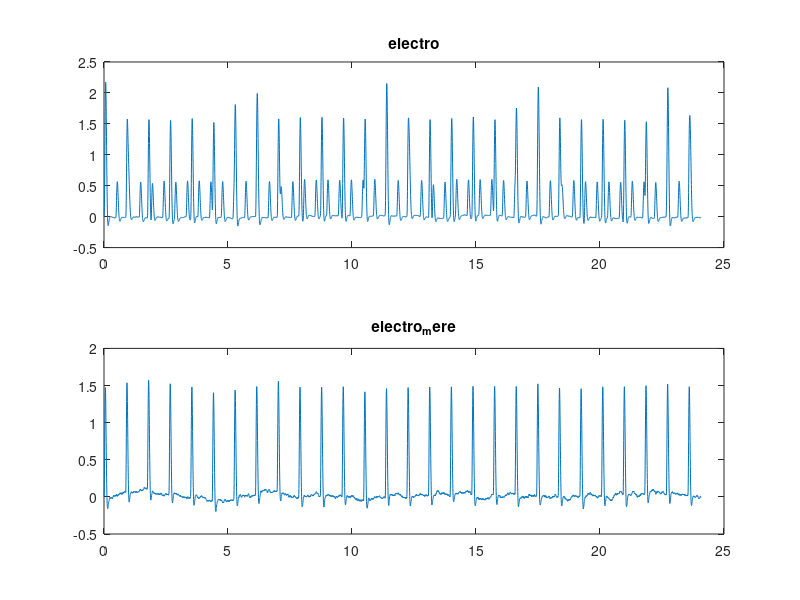
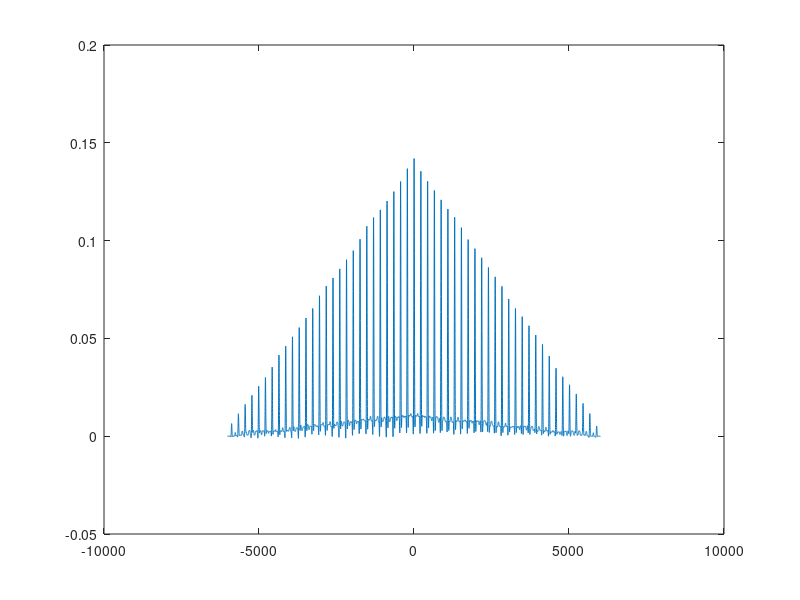
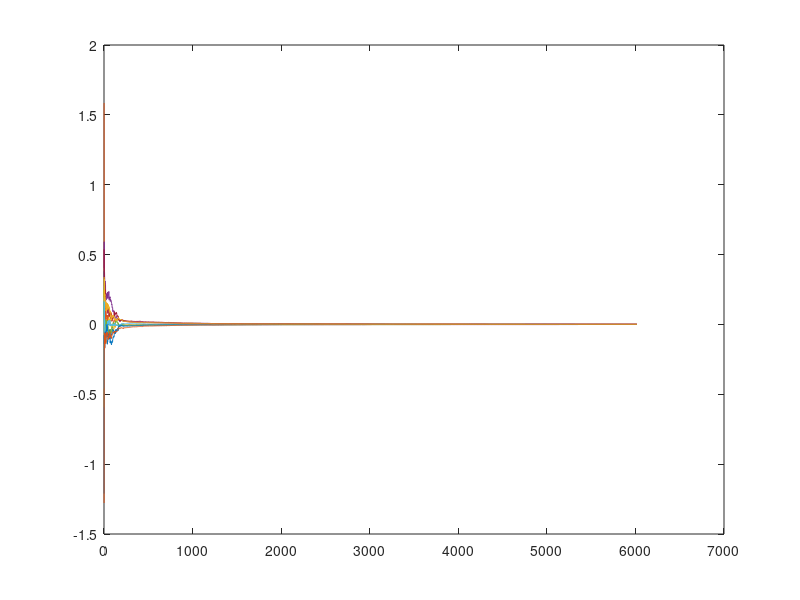
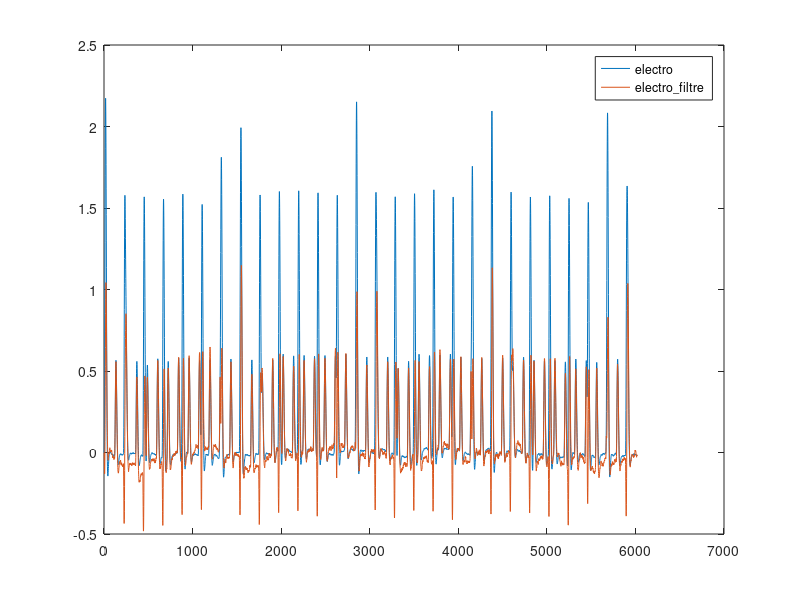

Reproduce these figures in MATLAB, in order.
close all

load sig_electro.mat

N = length(electro);
electro = electro';
electro_mere = electro_mere(1:N)';
t=0:Ts:N*Ts-Ts;
figure(1)
subplot(211)
plot(t,electro)
title("electro")
subplot(212)
plot(t,electro_mere)
title("electro_mere")

[Ryx,lags]=xcorr(electro,electro_mere,'biased');
figure(2)
plot(lags, Ryx)

n = 60;

phi = [zeros(n-1,1); electro_mere];


K=length(electro_mere);
figure(3)
for j=1:10
    theta = wgn(n+1, 1, 1);
    Pt = 10000*eye(n+1);
    lambda = 1;
    thetas = [theta zeros([n+1 K-n-1])];
    for i=1:K-1
        Kt = Pt*phi(i+n:-1:i)/(phi(i+n:-1:i)'*Pt*phi(i+n:-1:i)+lambda);
        Pt = (1/lambda)*(Pt-Kt*phi(i+n:-1:i)'*Pt);
        theta = theta+Kt*(electro_mere(i)-phi(i+n:-1:i)'*theta);
        thetas(:,i) = theta;
    end
    plot(thetas(1,:))
    hold on
end
hold off

electro_mere_filtre = zeros(size(electro_mere));
theta = zeros([n+1 1]);
Pt = 10000*eye(n+1);
for i=1:K-1
    Kt = Pt*phi(i+n:-1:i)/(phi(i+n:-1:i)'*Pt*phi(i+n:-1:i)+lambda);
    Pt = (1/lambda)*(Pt-Kt*phi(i+n:-1:i)'*Pt);
    theta = theta+Kt*(electro_mere(i)-phi(i+n:-1:i)'*theta);
    thetas(:,i) = theta;
    electro_mere_filtre(i) = theta'*phi(i+n:-1:i);
end

figure(4)
plot(electro)
hold on
plot(electro-electro_mere_filtre)
hold off
legend('electro','electro\_filtre')